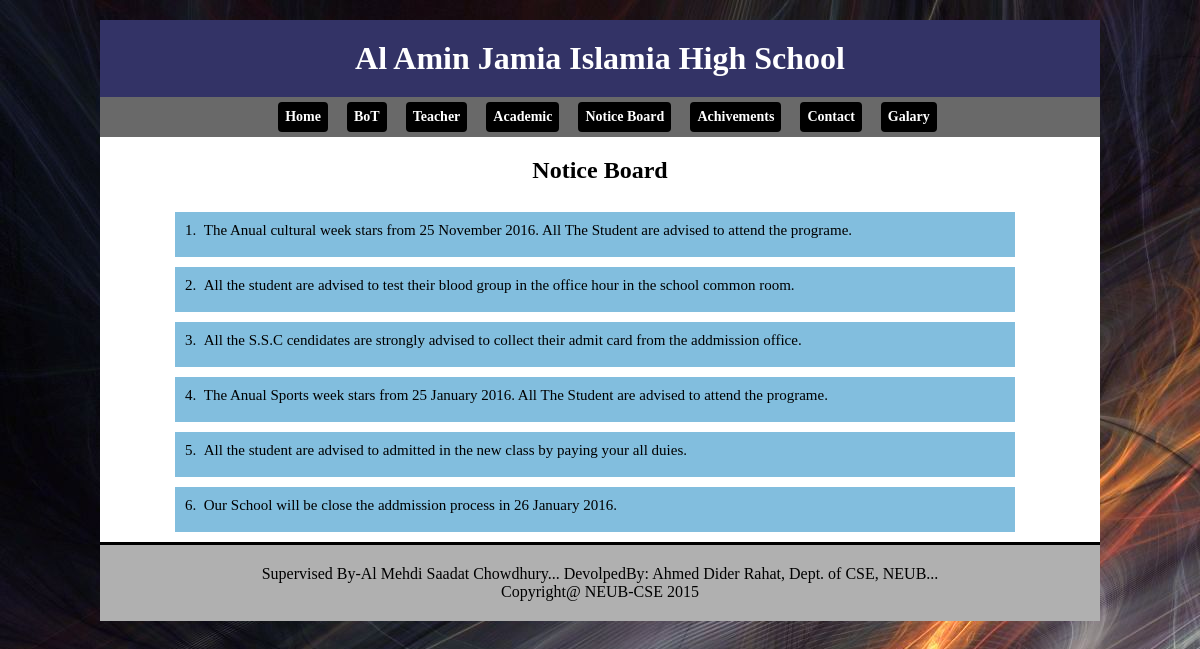
Page /noticeBoard.php on the committed database.
### tables this page shows
CREATE TABLE IF NOT EXISTS `notice_achive` (
  `na_id` int(11) NOT NULL AUTO_INCREMENT,
  `na_topic` text NOT NULL,
  `na_option` enum('achivement','notice','','') NOT NULL,
  PRIMARY KEY (`na_id`)
);

### noticeBoard.php (the view, shortened to what this page needs)
<?php
	include("include/header.php");
?>
		<section id="BoT_main">
			<h2 style="margin-top:20px; text-align:center">Notice Board</h2> </br>
			<div style="margin-top:10px; margin-left:75px;">
					<?php
						$cnt=0;
						$sql="select * from notice_achive where na_option='notice' order by na_id desc ";
						$result=mysql_query($sql);
						while($array=mysql_fetch_array($result))
					{
					?>
						<div style="height:25px; margin-bottom:10px; width:820px; padding:10px; background:#82BEDE;">
							<p style="float: left; font: 15px Tahoma;"><?php echo ++$cnt; ?> </p>
							<p style="float: left; font: 15px Tahoma;"> <?php echo "."; ?>  &nbsp;</p>
							<p style="float: left; font: 15px Tahoma;"><?php echo $array['na_topic']; ?> </p>
						</div>
					<?php
					}
					?>
			</div>
		</section>
	<?php include ("include/footer.php"); ?>

### css/main.css (style rules this page uses)
* { margin: 0px; padding: 0px; }
section, footer, aside, nav, article, hgroup { display: block; }
body { background: url(../admin/images/home9.jpg) repeat left top ; text-align: center; }

### rows in the picture
notice_achive: na_topic "The Anual cultural week stars from 25 November 2016. All The Student are advised to attend the programe."
notice_achive: na_topic "All the student are advised to test their blood group in the office hour in the school common room."
notice_achive: na_topic "All the S.S.C cendidates are strongly advised to collect their admit card from the addmission office."
notice_achive: na_topic "The Anual Sports week stars from 25 January 2016. All The Student are advised to attend the programe."
notice_achive: na_topic "All the student are advised to admitted in the new class by paying your all duies."
notice_achive: na_topic "Our School will be close the addmission process in 26 January 2016."
